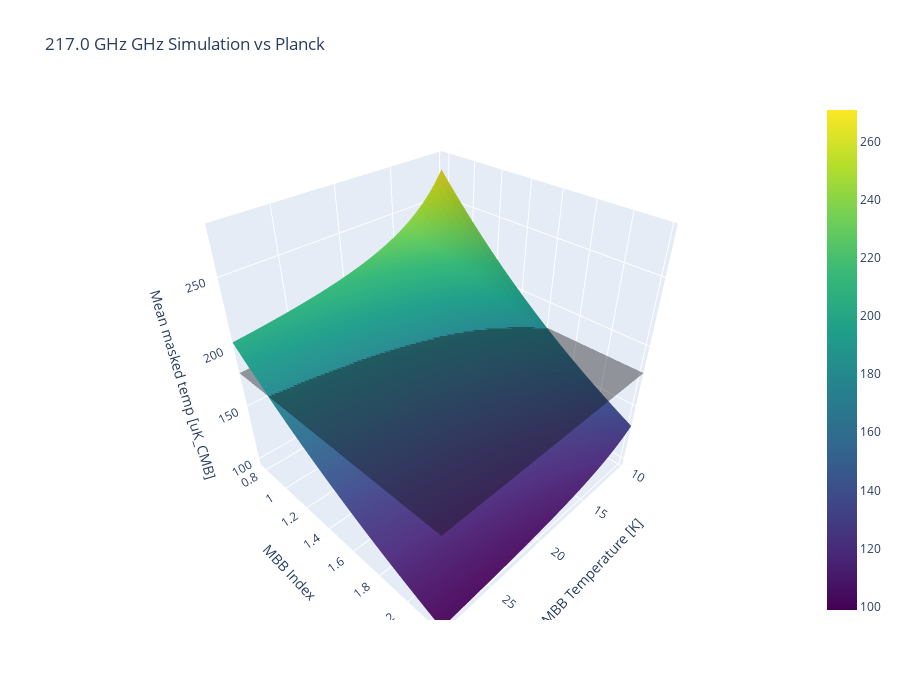
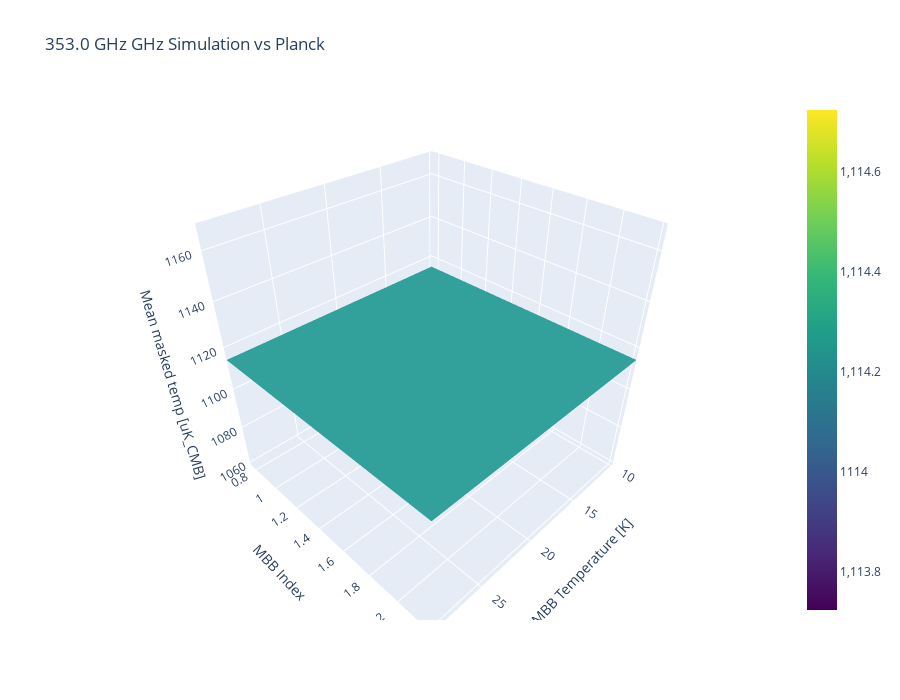
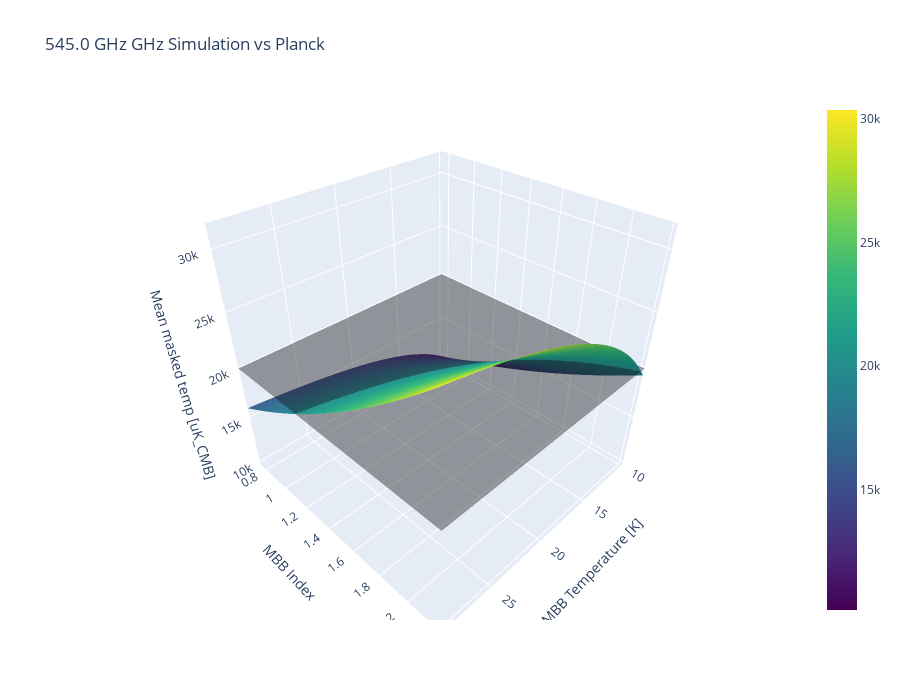

These figures' notebook cell, in order:
### Code cell
produce_figure_3d_plotly(217*u.GHz, MBB_TEMPS, MBB_INDCS)
produce_figure_3d_plotly(353*u.GHz, MBB_TEMPS, MBB_INDCS)
produce_figure_3d_plotly(545*u.GHz, MBB_TEMPS, MBB_INDCS)
produce_figure_3d_plotly(857*u.GHz, MBB_TEMPS, MBB_INDCS)

### Figure 1 — Plotly figure (JSON) as saved in the notebook; plotly's stock layout.template omitted (floating-point values rounded to 4 significant figures; data arrays with more than 128 entries replaced by an {"elided": "..."} marker saying what was removed)
{"data": [{"colorscale": [[0, "#440154"], [0.1111, "#482878"], [0.2222, "#3e4989"], [0.3333, "#31688e"], [0.4444, "#26828e"], [0.5556, "#1f9e89"], [0.6667, "#35b779"], [0.7778, "#6ece58"], [0.8889, "#b5de2b"], [1, "#fde725"]], "name": "Simulation", "type": "surface", "x": {"elided": "50x50 float values"}, "y": {"elided": "50x50 float values"}, "z": {"elided": "50x50 float values"}}, {"colorscale": [[0, "black"], [1, "black"]], "name": "Planck mean", "opacity": 0.4, "showscale": false, "type": "surface", "x": {"elided": "50x50 float values"}, "y": {"elided": "50x50 float values"}, "z": {"elided": "50x50 float values"}}], "layout": {"height": 700, "scene": {"xaxis": {"range": [9.8, 29.4], "title": {"text": "MBB Temperature [K]"}}, "yaxis": {"range": [0.74, 2.22], "title": {"text": "MBB Index"}}, "zaxis": {"range": [93.89, 284.5], "title": {"text": "Mean masked temp [uK_CMB]"}}}, "title": {"text": "217.0 GHz GHz Simulation vs Planck"}, "width": 900}}

### Figure 2 — Plotly figure (JSON) as saved in the notebook; plotly's stock layout.template omitted (floating-point values rounded to 4 significant figures; data arrays with more than 128 entries replaced by an {"elided": "..."} marker saying what was removed)
{"data": [{"colorscale": [[0, "#440154"], [0.1111, "#482878"], [0.2222, "#3e4989"], [0.3333, "#31688e"], [0.4444, "#26828e"], [0.5556, "#1f9e89"], [0.6667, "#35b779"], [0.7778, "#6ece58"], [0.8889, "#b5de2b"], [1, "#fde725"]], "name": "Simulation", "type": "surface", "x": {"elided": "50x50 float values"}, "y": {"elided": "50x50 float values"}, "z": {"elided": "50x50 float values"}}, {"colorscale": [[0, "black"], [1, "black"]], "name": "Planck mean", "opacity": 0.4, "showscale": false, "type": "surface", "x": {"elided": "50x50 float values"}, "y": {"elided": "50x50 float values"}, "z": {"elided": "50x50 float values"}}], "layout": {"height": 700, "scene": {"xaxis": {"range": [9.8, 29.4], "title": {"text": "MBB Temperature [K]"}}, "yaxis": {"range": [0.74, 2.22], "title": {"text": "MBB Index"}}, "zaxis": {"range": [1059.0, 1170.0], "title": {"text": "Mean masked temp [uK_CMB]"}}}, "title": {"text": "353.0 GHz GHz Simulation vs Planck"}, "width": 900}}

### Figure 3 — Plotly figure (JSON) as saved in the notebook; plotly's stock layout.template omitted (floating-point values rounded to 4 significant figures; data arrays with more than 128 entries replaced by an {"elided": "..."} marker saying what was removed)
{"data": [{"colorscale": [[0, "#440154"], [0.1111, "#482878"], [0.2222, "#3e4989"], [0.3333, "#31688e"], [0.4444, "#26828e"], [0.5556, "#1f9e89"], [0.6667, "#35b779"], [0.7778, "#6ece58"], [0.8889, "#b5de2b"], [1, "#fde725"]], "name": "Simulation", "type": "surface", "x": {"elided": "50x50 float values"}, "y": {"elided": "50x50 float values"}, "z": {"elided": "50x50 float values"}}, {"colorscale": [[0, "black"], [1, "black"]], "name": "Planck mean", "opacity": 0.4, "showscale": false, "type": "surface", "x": {"elided": "50x50 float values"}, "y": {"elided": "50x50 float values"}, "z": {"elided": "50x50 float values"}}], "layout": {"height": 700, "scene": {"xaxis": {"range": [9.8, 29.4], "title": {"text": "MBB Temperature [K]"}}, "yaxis": {"range": [0.74, 2.22], "title": {"text": "MBB Index"}}, "zaxis": {"range": [9629.0, 31870.0], "title": {"text": "Mean masked temp [uK_CMB]"}}}, "title": {"text": "545.0 GHz GHz Simulation vs Planck"}, "width": 900}}
